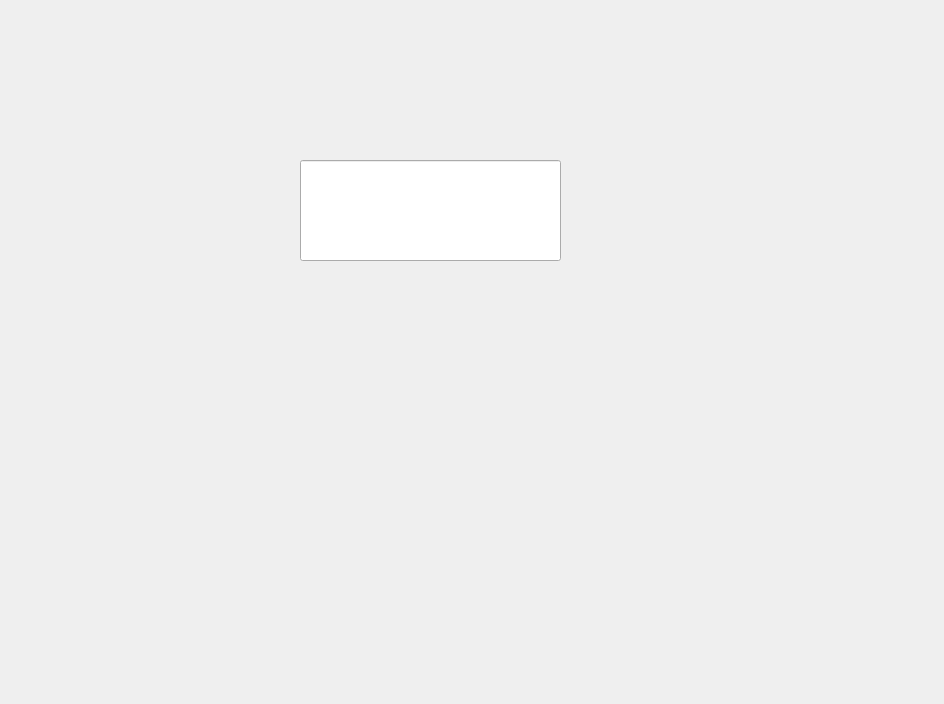
<?xml version="1.0" encoding="UTF-8"?>
<ui version="4.0">
 <class>MainWindowDesign</class>
 <widget class="QMainWindow" name="MainWindowDesign">
  <property name="geometry">
   <rect>
    <x>0</x>
    <y>0</y>
    <width>944</width>
    <height>704</height>
   </rect>
  </property>
  <property name="windowTitle">
   <string>QRosApp</string>
  </property>
  <property name="windowIcon">
   <iconset resource="../resources/images.qrc">
    <normaloff>:/images/icon.png</normaloff>:/images/icon.png</iconset>
  </property>
  <property name="locale">
   <locale language="English" country="Australia"/>
  </property>
  <widget class="QWidget" name="centralwidget">
   <widget class="QLineEdit" name="lineEdit">
    <property name="geometry">
     <rect>
      <x>300</x>
      <y>160</y>
      <width>261</width>
      <height>101</height>
     </rect>
    </property>
   </widget>
  </widget>
  <action name="action_Quit">
   <property name="text">
    <string>&amp;Quit</string>
   </property>
   <property name="shortcut">
    <string>Ctrl+Q</string>
   </property>
   <property name="shortcutContext">
    <enum>Qt::ApplicationShortcut</enum>
   </property>
  </action>
  <action name="action_Preferences">
   <property name="text">
    <string>&amp;Preferences</string>
   </property>
  </action>
  <action name="actionAbout">
   <property name="text">
    <string>&amp;About</string>
   </property>
  </action>
  <action name="actionAbout_Qt">
   <property name="text">
    <string>About &amp;Qt</string>
   </property>
  </action>
 </widget>
 <resources>
  <include location="../resources/images.qrc"/>
 </resources>
 <connections>
  <connection>
   <sender>action_Quit</sender>
   <signal>triggered()</signal>
   <receiver>MainWindowDesign</receiver>
   <slot>close()</slot>
   <hints>
    <hint type="sourcelabel">
     <x>-1</x>
     <y>-1</y>
    </hint>
    <hint type="destinationlabel">
     <x>399</x>
     <y>299</y>
    </hint>
   </hints>
  </connection>
 </connections>
</ui>
